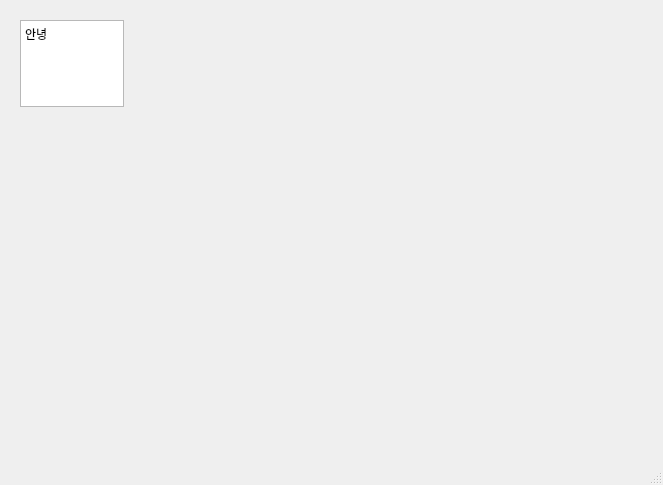
<?xml version="1.0" encoding="UTF-8"?>
<ui version="4.0">
 <class>MainWindow</class>
 <widget class="QMainWindow" name="MainWindow">
  <property name="geometry">
   <rect>
    <x>0</x>
    <y>0</y>
    <width>663</width>
    <height>485</height>
   </rect>
  </property>
  <property name="windowTitle">
   <string>hello</string>
  </property>
  <widget class="QWidget" name="centralwidget">
   <widget class="QPlainTextEdit" name="plainTextEdit">
    <property name="geometry">
     <rect>
      <x>20</x>
      <y>20</y>
      <width>104</width>
      <height>87</height>
     </rect>
    </property>
    <property name="plainText">
     <string>안녕</string>
    </property>
   </widget>
  </widget>
  <widget class="QMenuBar" name="menubar">
   <property name="geometry">
    <rect>
     <x>0</x>
     <y>0</y>
     <width>663</width>
     <height>26</height>
    </rect>
   </property>
  </widget>
  <widget class="QStatusBar" name="statusbar"/>
 </widget>
 <resources/>
 <connections/>
</ui>
